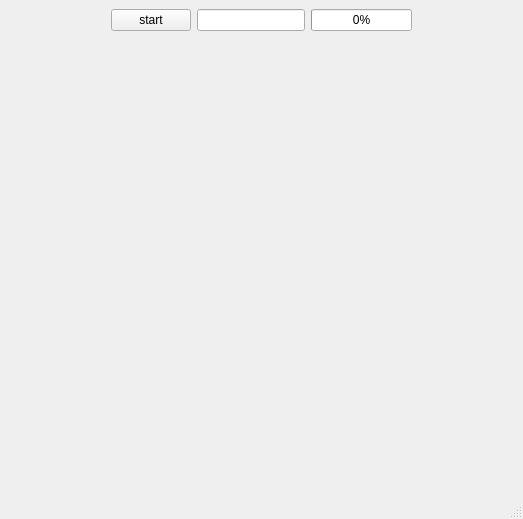
<?xml version="1.0" encoding="UTF-8"?>
<ui version="4.0">
 <class>MainWindow</class>
 <widget class="QMainWindow" name="MainWindow">
  <property name="geometry">
   <rect>
    <x>0</x>
    <y>0</y>
    <width>523</width>
    <height>519</height>
   </rect>
  </property>
  <property name="windowTitle">
   <string>MainWindow</string>
  </property>
  <widget class="QWidget" name="centralwidget">
   <layout class="QVBoxLayout" name="verticalLayout">
    <item>
     <layout class="QHBoxLayout" name="horizontalLayout">
      <item>
       <layout class="QHBoxLayout" name="horizontalLayout_2"/>
      </item>
      <item>
       <spacer name="horizontalSpacer">
        <property name="orientation">
         <enum>Qt::Horizontal</enum>
        </property>
        <property name="sizeHint" stdset="0">
         <size>
          <width>40</width>
          <height>20</height>
         </size>
        </property>
       </spacer>
      </item>
      <item>
       <widget class="QPushButton" name="pushButton">
        <property name="text">
         <string>start</string>
        </property>
       </widget>
      </item>
      <item>
       <widget class="QLineEdit" name="mWaitMS"/>
      </item>
      <item>
       <widget class="QProgressBar" name="mProgressBar">
        <property name="value">
         <number>0</number>
        </property>
       </widget>
      </item>
      <item>
       <spacer name="horizontalSpacer_2">
        <property name="orientation">
         <enum>Qt::Horizontal</enum>
        </property>
        <property name="sizeHint" stdset="0">
         <size>
          <width>40</width>
          <height>20</height>
         </size>
        </property>
       </spacer>
      </item>
     </layout>
    </item>
    <item>
     <widget class="QLabel" name="label">
      <property name="sizePolicy">
       <sizepolicy hsizetype="Expanding" vsizetype="Expanding">
        <horstretch>0</horstretch>
        <verstretch>0</verstretch>
       </sizepolicy>
      </property>
      <property name="text">
       <string/>
      </property>
      <property name="alignment">
       <set>Qt::AlignCenter</set>
      </property>
      <property name="margin">
       <number>4</number>
      </property>
     </widget>
    </item>
   </layout>
  </widget>
  <widget class="QMenuBar" name="menubar">
   <property name="geometry">
    <rect>
     <x>0</x>
     <y>0</y>
     <width>523</width>
     <height>24</height>
    </rect>
   </property>
  </widget>
  <widget class="QStatusBar" name="statusbar"/>
 </widget>
 <resources/>
 <connections/>
</ui>
